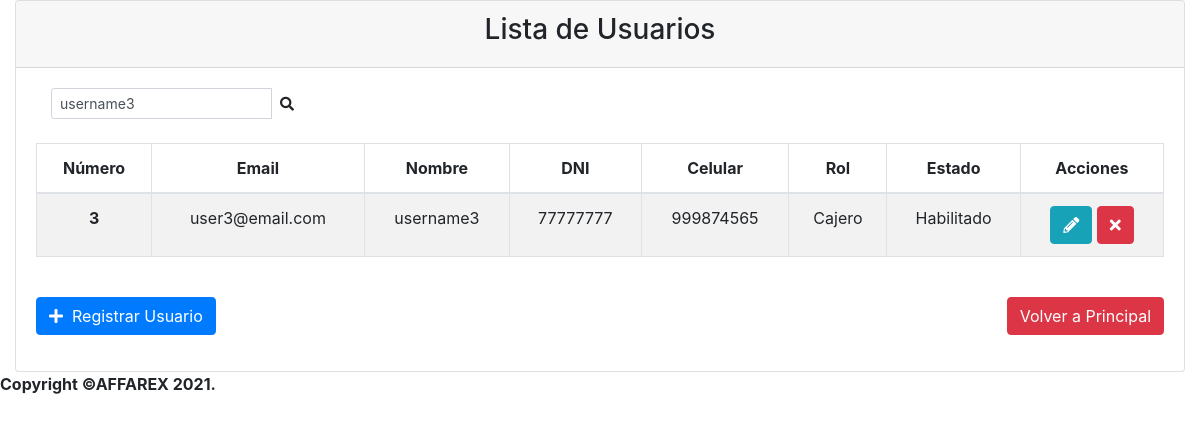
The page /moduloGestionSistema/getListaUsuarios.php?nombre=username3 (signed in) on the database its author committed.
### tables this page shows
CREATE TABLE `usuarios` (
  `idusuario` int(11) NOT NULL,
  `email` varchar(100) NOT NULL,
  `contrasenia` varchar(100) NOT NULL,
  `nombre` varchar(100) NOT NULL,
  `DNI` varchar(8) NOT NULL,
  `fecha_emision_dni` date NOT NULL,
  `celular` varchar(20) NOT NULL,
  `idrol` int(11) NOT NULL,
  `estado` varchar(30) NOT NULL
);

CREATE TABLE `roles` (
  `idrol` int(11) NOT NULL,
  `rol` varchar(100) NOT NULL
);

### Models/Conexion.php (called while the page is built)
<?php
	class Conexion {
		public static function Conectar() {
			try {
				$conexion = new PDO('mysql:host=localhost; dbname=affarex2', 'root', '123456789');
				$conexion->setAttribute(PDO::ATTR_ERRMODE, PDO::ERRMODE_EXCEPTION);
				$conexion->exec("SET CHARACTER SET UTF8");
			} catch (Exception $error) {
				die("Error: " . $error->getMessage());
				echo "Error en la línea " . $error->getLine();
			}
			return $conexion;
		}
	}
?>

### moduloGestionSistema/CC_UsuarioController.php (called while the page is built, shortened)
<?php
    class CC_UsuarioController {
        public function GetUsuarioByName($nombre)
        {
            require_once ("../Models/CE_Usuario.php");
            $usuarios = new CE_Usuario;
            return $usuarios->BuscarPorNombre($nombre);
        }
    }
?>

### Models/CE_Usuario.php (called while the page is built, shortened)
<?php
    require_once ("Conexion.php");
    class CE_Usuario extends Conexion {
        public function BuscarPorNombre ($nombre)
        {
            $consulta = $this->Conectar()->prepare("SELECT * FROM usuarios U, roles R WHERE U.idrol = R.idrol AND nombre LIKE '$nombre%'");
            $consulta->execute();
            $usuarios = array();
            while ($filas = $consulta->fetch(PDO::FETCH_ASSOC))
			{
				$usuarios[] = $filas;
            }
			return $usuarios;
        }
    }
?>

### moduloGestionSistema/CI_ListaUsuarios.php (the view)
<?php
	class CI_ListaUsuarios {
		public static function ListaUsuariosShow($arregloUsuarios)
		{
			require_once ("CC_UsuarioController.php");
			$nombreuser = new CC_UsuarioController;
			$userbuscado = $nombreuser->GetUsuarioByName($arregloUsuarios);
				require_once ("../Shared/head.php");
?>
  				<div class="card">
					<div class="card-header" style="text-align: center;">
						<h3>Lista de Usuarios</h3>
					</div>
					<div class="card-body">
						<nav class="navbar-expand navbar-white navbar-light">
							<form class="form-inline" action="../moduloGestionSistema/getListaUsuarios.php" method="GET">
								<div class="input-group input-group-sm col-md-3">
									<input name="nombre" id="nombre" class="form-control form-control-navbar" type="search" placeholder="Buscar" aria-label="Search" value="<?php if (isset($_GET['nombre'])) {echo $_GET['nombre'];} else{echo "";} ?>">
									<div class="input-group-append">
										<button class="btn btn-navbar" type="submit">
											<i class="fas fa-search"></i>
										</button>
									</div>
								</div>
							</form>
                        </nav>
                        <br>
                        <table  class="table table-bordered table-striped" style="text-align:center">
							<thead>
								<tr>
									<th scope="col">Número</th>
									<th scope="col">Email</th>
									<th scope="col">Nombre</th>
									<th scope="col">DNI</th>
									<th scope="col">Celular</th>
									<th scope="col">Rol</th>
									<th scope="col">Estado</th>
									<th scope="col">Acciones</th>
								</tr>
							</thead>
							<tbody>
								<?php
									if (empty($arregloUsuarios))
									{
										echo null;
									}
									else
									{
										foreach ($userbuscado as $registro)
										{
								?>
										<tr>
											<th scope="row"><?php echo $registro['idusuario']?></th>
											<td><?php echo $registro['email']?></td>
											<td><?php echo $registro['nombre']?></td>
											<td><?php echo $registro['DNI']?></td>
											<td><?php echo $registro['celular']?></td>
											<td><?php echo $registro['rol']?></td>
											<td><?php if (($registro['estado'] == "Habilitado")) {echo "Habilitado";} else if (($registro['estado'] == "Deshabilitado")) {echo "Deshabilitado";}?></td>
											<td>
												<a href="getEditarUsuario.php?idusuario=<?php echo $registro['idusuario']?>" class="btn btn-xs btn-info">
													<i class="fa fa-pencil-alt"></i>
												</a>
												<a href="getEliminarUsuario.php?idusuario=<?php echo $registro['idusuario']?>" class="btn btn-xs btn-danger">
													<i class="fa fa-times"></i>
												</a>
											</td>
										</tr>
									<?php } }?>
							</tbody>
                        </table><br>
						<div class="form-group d-flex justify-content-between">
							<form class="form-inline" method="POST" action="getAgregarUsuario.php">
								<button type="submit" class="btn btn-primary pull-right"><i class="fa fa-plus"></i> &nbspRegistrar Usuario</button>
							</form>
							<form class="form-inline" method="POST" action="../Shared/getBienvenida.php">
								<button name="btnPrincipal" type="submit" class="btn btn-danger pull-right">Volver a Principal</button>
							</form>
						</div>
					</div>
                  </div>
<?php
			require_once ("../Shared/footer.php");
		}
	}
?>

### rows shown on the page
usuarios: idusuario "3", email "user3@email.com", nombre "username3", DNI "77777777", celular "999874565", idrol.rol "Cajero", estado "Habilitado"
